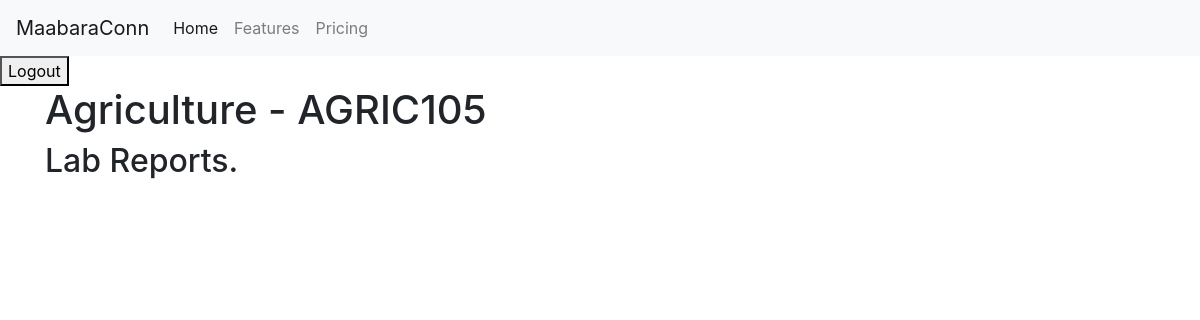
Before: /users/course/5/ with the older database file.
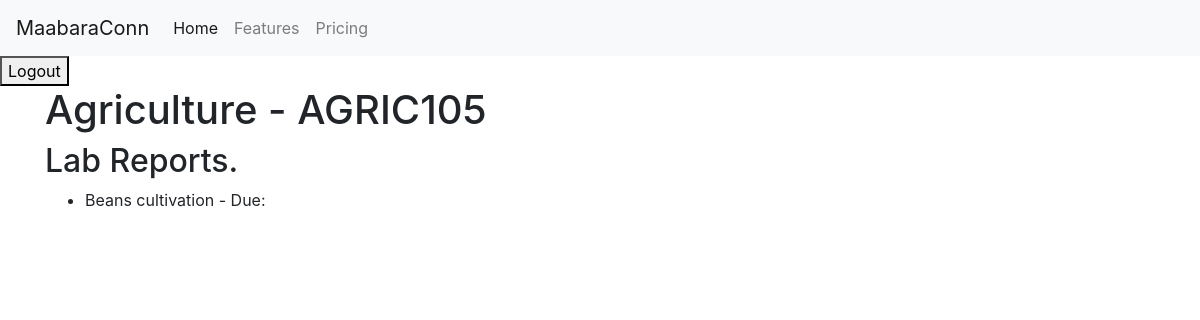
After: the same page with the newer database file.
### users/models.py (models this page shows, shortened)
class LabReport(models.Model):
    REPORT_TYPE_CHOICES = [
        ('IND', 'Individual'),
        ('GRP', 'Group'),]
    report_type = models.CharField(
        max_length=3, choices=REPORT_TYPE_CHOICES, default='IND')
    creator = models.ForeignKey(
        settings.AUTH_USER_MODEL, on_delete=models.CASCADE, related_name='lab_reports')
    course = models.ForeignKey(
        Course, on_delete=models.CASCADE, related_name='lab_reports')
    title = models.CharField(max_length=255)
    description = models.TextField()
    laboratory = models.ForeignKey(
        Laboratory, on_delete=models.CASCADE, related_name='lab_reports', null=True)
    document = models.FileField(upload_to='lab_reports/')
    submitted_at = models.DateTimeField(auto_now_add=True)
    status = models.CharField(max_length=100, default='Pending')
    template = models.ForeignKey(
        LabTemplate, on_delete=models.SET_NULL, null=True, blank=True, related_name='lab_reports')

### users/views.py (the view)
# urls.py: path('course/<int:course_id>/', views.course_detail, name='course_detail'),
def course_detail(request, course_id):
    course = get_object_or_404(Course, pk=course_id)
    lab_reports = LabReport.objects.filter(course=course)
    return render(request, 'users/course_detail.html', {'course': course, 'lab_reports': lab_reports})

### users/templates/users/course_detail.html
{% extends 'base.html' %} {% block content %}
<div class="container">
  <h1>{{ course.name }} - {{ course.code }}</h1>
  <section>
    <h2>Lab Reports.</h2>
    <ul>
      {% for lab_report in lab_reports %}
      <li>{{ lab_report.title }} - Due: {{ lab_report.due_date }}</li>
      {% endfor %}
    </ul>
  </section>
</div>
{% endblock %}

Changed rows visible on the page:
added LabReport: title "Beans cultivation"
